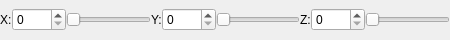
<?xml version="1.0" encoding="UTF-8"?>
<ui version="4.0">
 <class>QAbstractNavigation</class>
 <widget class="QAbstractInteractorStyle" name="QAbstractNavigation">
  <property name="geometry">
   <rect>
    <x>0</x>
    <y>0</y>
    <width>450</width>
    <height>40</height>
   </rect>
  </property>
  <property name="minimumSize">
   <size>
    <width>450</width>
    <height>40</height>
   </size>
  </property>
  <property name="windowTitle">
   <string>QAbstractNavigation</string>
  </property>
  <layout class="QHBoxLayout" name="horizontalLayout">
   <property name="spacing">
    <number>0</number>
   </property>
   <property name="leftMargin">
    <number>0</number>
   </property>
   <property name="topMargin">
    <number>0</number>
   </property>
   <property name="rightMargin">
    <number>0</number>
   </property>
   <property name="bottomMargin">
    <number>0</number>
   </property>
   <item>
    <widget class="QLabel" name="label">
     <property name="text">
      <string>X:</string>
     </property>
    </widget>
   </item>
   <item>
    <widget class="QSpinBox" name="sliceSpinBoxX">
     <property name="maximum">
      <number>9999</number>
     </property>
    </widget>
   </item>
   <item>
    <widget class="QSlider" name="sliceHorizontalSliderX">
     <property name="maximum">
      <number>9999</number>
     </property>
     <property name="orientation">
      <enum>Qt::Horizontal</enum>
     </property>
    </widget>
   </item>
   <item>
    <widget class="QLabel" name="label_2">
     <property name="text">
      <string>Y:</string>
     </property>
    </widget>
   </item>
   <item>
    <widget class="QSpinBox" name="sliceSpinBoxY">
     <property name="maximum">
      <number>9999</number>
     </property>
    </widget>
   </item>
   <item>
    <widget class="QSlider" name="sliceHorizontalSliderY">
     <property name="maximum">
      <number>9999</number>
     </property>
     <property name="orientation">
      <enum>Qt::Horizontal</enum>
     </property>
    </widget>
   </item>
   <item>
    <widget class="QLabel" name="label_3">
     <property name="text">
      <string>Z:</string>
     </property>
    </widget>
   </item>
   <item>
    <widget class="QSpinBox" name="sliceSpinBoxZ">
     <property name="maximum">
      <number>9999</number>
     </property>
    </widget>
   </item>
   <item>
    <widget class="QSlider" name="sliceHorizontalSliderZ">
     <property name="maximum">
      <number>99999</number>
     </property>
     <property name="orientation">
      <enum>Qt::Horizontal</enum>
     </property>
    </widget>
   </item>
  </layout>
 </widget>
 <layoutdefault spacing="6" margin="11"/>
 <customwidgets>
  <customwidget>
   <class>QAbstractInteractorStyle</class>
   <extends>QWidget</extends>
   <header>qabstractinteractorstyle.h</header>
   <container>1</container>
  </customwidget>
 </customwidgets>
 <resources/>
 <connections>
  <connection>
   <sender>sliceSpinBoxX</sender>
   <signal>valueChanged(int)</signal>
   <receiver>sliceHorizontalSliderX</receiver>
   <slot>setValue(int)</slot>
   <hints>
    <hint type="sourcelabel">
     <x>78</x>
     <y>79</y>
    </hint>
    <hint type="destinationlabel">
     <x>181</x>
     <y>80</y>
    </hint>
   </hints>
  </connection>
  <connection>
   <sender>sliceHorizontalSliderX</sender>
   <signal>valueChanged(int)</signal>
   <receiver>sliceSpinBoxX</receiver>
   <slot>setValue(int)</slot>
   <hints>
    <hint type="sourcelabel">
     <x>212</x>
     <y>90</y>
    </hint>
    <hint type="destinationlabel">
     <x>81</x>
     <y>83</y>
    </hint>
   </hints>
  </connection>
  <connection>
   <sender>sliceSpinBoxY</sender>
   <signal>valueChanged(int)</signal>
   <receiver>sliceHorizontalSliderY</receiver>
   <slot>setValue(int)</slot>
   <hints>
    <hint type="sourcelabel">
     <x>110</x>
     <y>156</y>
    </hint>
    <hint type="destinationlabel">
     <x>265</x>
     <y>151</y>
    </hint>
   </hints>
  </connection>
  <connection>
   <sender>sliceHorizontalSliderY</sender>
   <signal>valueChanged(int)</signal>
   <receiver>sliceSpinBoxY</receiver>
   <slot>setValue(int)</slot>
   <hints>
    <hint type="sourcelabel">
     <x>278</x>
     <y>150</y>
    </hint>
    <hint type="destinationlabel">
     <x>102</x>
     <y>161</y>
    </hint>
   </hints>
  </connection>
  <connection>
   <sender>sliceSpinBoxZ</sender>
   <signal>valueChanged(int)</signal>
   <receiver>sliceHorizontalSliderZ</receiver>
   <slot>setValue(int)</slot>
   <hints>
    <hint type="sourcelabel">
     <x>119</x>
     <y>233</y>
    </hint>
    <hint type="destinationlabel">
     <x>298</x>
     <y>225</y>
    </hint>
   </hints>
  </connection>
  <connection>
   <sender>sliceHorizontalSliderZ</sender>
   <signal>valueChanged(int)</signal>
   <receiver>sliceSpinBoxZ</receiver>
   <slot>setValue(int)</slot>
   <hints>
    <hint type="sourcelabel">
     <x>327</x>
     <y>233</y>
    </hint>
    <hint type="destinationlabel">
     <x>102</x>
     <y>226</y>
    </hint>
   </hints>
  </connection>
 </connections>
</ui>
